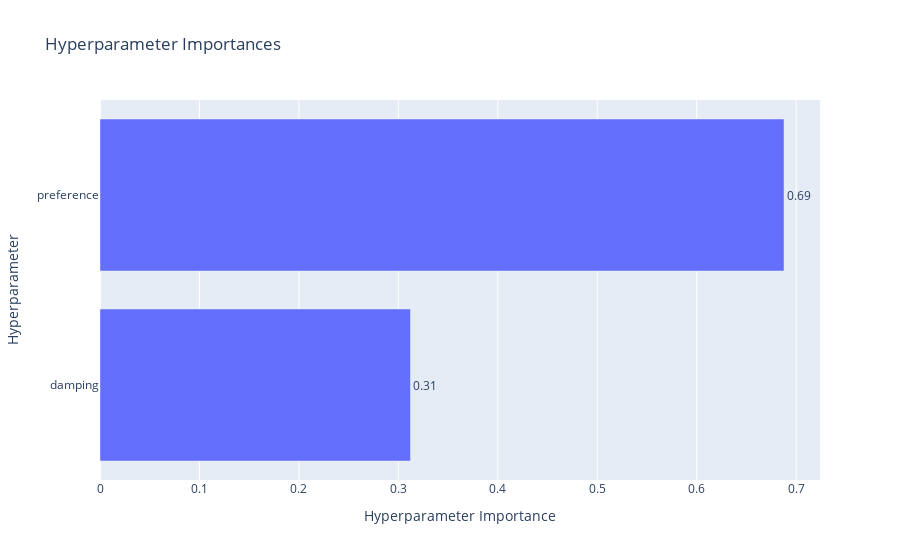

The cell this chart's notebook holds for it:
### Code cell
# Vẽ tầm quan trọng các tham số (Hyperparameter Importance)
optuna.visualization.plot_param_importances(study).show()

### Figure 1 — Plotly figure (JSON) as saved in the notebook; plotly's stock layout.template omitted (floating-point values rounded to 4 significant figures)
{"data": [{"cliponaxis": false, "hovertemplate": ["damping (FloatDistribution): 0.31219886514892026<extra></extra>", "preference (FloatDistribution): 0.6878011348510797<extra></extra>"], "name": "Objective Value", "orientation": "h", "text": ["0.31", "0.69"], "textposition": "outside", "type": "bar", "x": [0.3122, 0.6878], "y": ["damping", "preference"]}], "layout": {"title": {"text": "Hyperparameter Importances"}, "xaxis": {"title": {"text": "Hyperparameter Importance"}}, "yaxis": {"title": {"text": "Hyperparameter"}}}}
